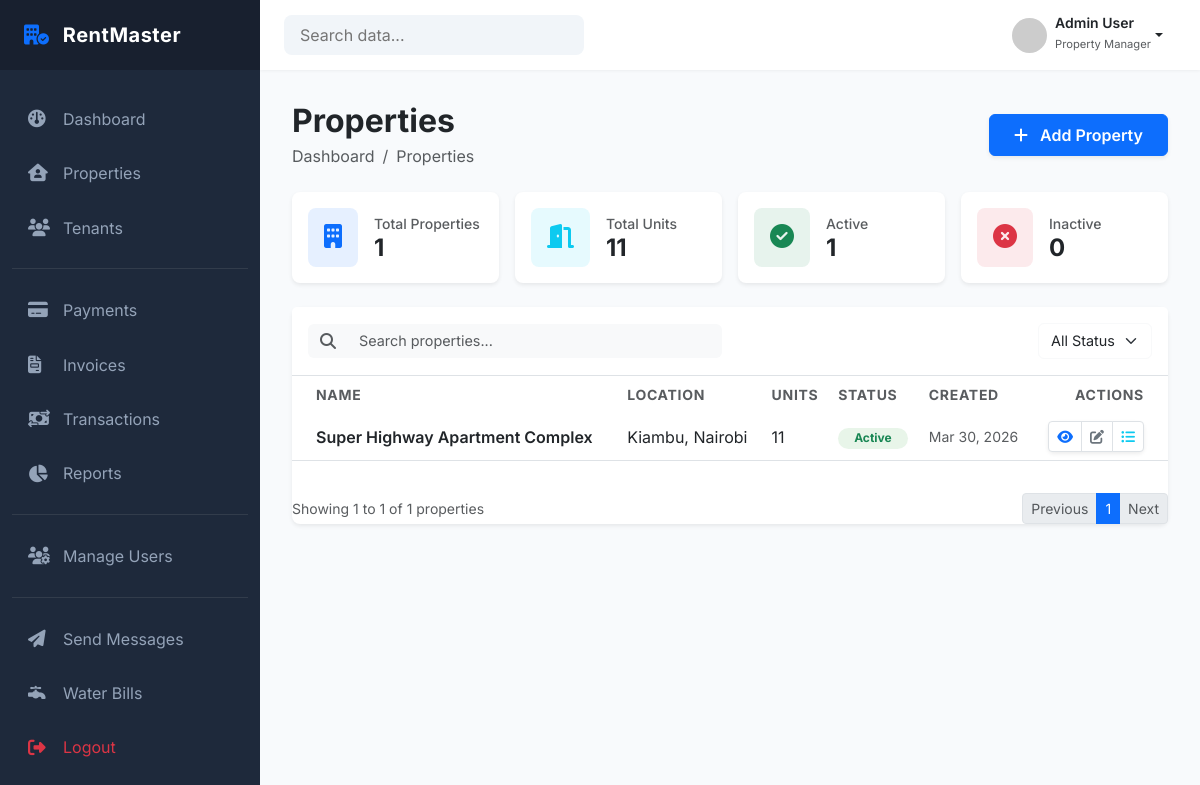
The app's page /properties/ (signed in), older data.
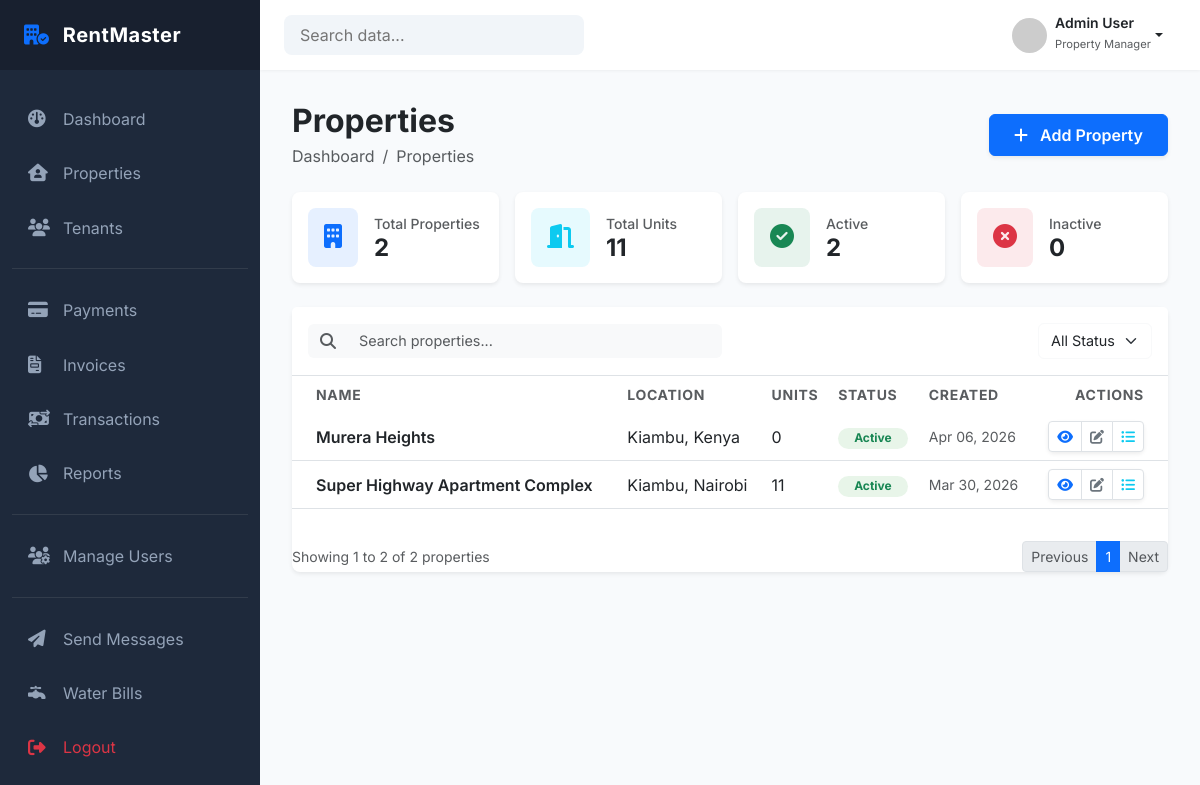
The same page, newer data.
### properties/models.py (models this page shows, shortened)
class Property(models.Model):
    landlord = models.ForeignKey(
        settings.AUTH_USER_MODEL,
        on_delete=models.PROTECT,
        related_name="properties",
        limit_choices_to={"role": "LANDLORD"}
    )
    name = models.CharField(max_length=150)
    description = models.TextField(blank=True)
    address_line_1 = models.CharField(max_length=250)
    address_line_2 = models.CharField(max_length=255, blank=True)
    country = models.CharField(max_length=100)
    county = models.CharField(max_length=100, blank=True)
    postal_code = models.CharField(max_length=20, blank=True)
    is_active = models.BooleanField(default=True)
    created_at = models.DateTimeField(auto_now_add=True)
    updated_at = models.DateTimeField(auto_now=True)
    class Meta:
        constraints = [
            UniqueConstraint(
                fields=["landlord", "name"],
                name="unique_property_name_per_landlord"
            )
        ]
        ordering = ["-created_at"]

### properties/views.py (the view)
# urls.py: path('', property_list, name='property_list'),
@login_required
def property_list(request):
    query = request.GET.get("q")
    page_number = request.GET.get("page")
    status = request.GET.get("status")
    properties = get_properties_for_user(request.user)
    if query:
        properties = properties.filter(
            Q(name__icontains=query) |
            Q(county__icontains=query) |
            Q(country__icontains=query)
        )
    if status == "active":
        properties = properties.filter(is_active=True)
    elif status == "inactive":
        properties = properties.filter(is_active=False)
    paginator = Paginator(properties, 5) # 5 per page
    properties = paginator.get_page(page_number)
    stats = get_property_stats(request.user)
    context = {
        'properties': properties,
        'stats': stats,
    }
    if request.headers.get("HX-Request"):
        return render(
            request,
            "properties/partials/property_table_container.html",
            context
        )
    return render(request, 'properties/property_list.html', context)

### properties/services/property_service.py (called while the page is built)
def get_properties_for_user(user):
    return Property.objects.filter(landlord=user).order_by('-created_at')

def get_property_stats(user):
    properties = Property.objects.filter(landlord=user)
    total_properties = properties.count()
    active_properties = properties.filter(is_active=True).count()
    inactive_properties = properties.filter(is_active=False).count()
    total_units = sum([p.units.count() for p in properties])
    return {
        "total": total_properties,
        "active": active_properties,
        "inactive": inactive_properties,
        "units": total_units,
    }

### templates/properties/property_list.html (shortened to what the changed rows need)
{% extends 'dashboard/base_dashboard.html' %}
{% load static %}
{% block extra_css %}
<link rel="stylesheet" href="{% static 'properties/css/property_list.css' %}">
{% endblock %}
{% block content %}
<div class="container-fluid p-0">
  <div class="d-flex justify-content-between align-items-center mb-4">
    <div>
      <h2 class="fw-bold mb-1">Properties</h2>
    </div>
  </div>
  <div class="row row-cols-1 row-cols-md-2 row-cols-lg-4 g-3 mb-4">
    <div class="col">
      <div class="card border-0 shadow-sm rounded-3 h-100">
        <div class="card-body d-flex align-items-center p-3">
          <div>
            <p class="text-muted small fw-medium mb-0">Total Properties</p>
            <h4 class="fw-bold mb-0">{{ stats.total }}</h4>
          </div>
        </div>
      </div>
    </div>
    <div class="col">
      <div class="card border-0 shadow-sm rounded-3 h-100">
        <div class="card-body d-flex align-items-center p-3">
          <div>
            <p class="text-muted small fw-medium mb-0">Active</p>
            <h4 class="fw-bold mb-0">{{ stats.active }}</h4>
          </div>
        </div>
      </div>
    </div>
  </div>
  <div class="card border-0 shadow-sm rounded-3">
    <div id="property-table-container">
      <div class="table-responsive">
        {% include "properties/partials/property_table_container.html" %}
      </div>
    </div>
  </div>
</div>
{% endblock %}

### templates/properties/partials/property_table_container.html (shortened to what the changed rows need)
<table class="table table-hover align-middle mb-0">
    <thead class="bg-light">
        <tr>
            <th class="ps-4 border-0 text-muted small text-uppercase fw-bold">
            Name
            </th>
            <th class="border-0 text-muted small text-uppercase fw-bold">
            Location
            </th>
            <th class="border-0 text-muted small text-uppercase fw-bold">
            Units
            </th>
            <th class="border-0 text-muted small text-uppercase fw-bold">
            Status
            </th>
            <th class="border-0 text-muted small text-uppercase fw-bold">
            Created
            </th>
            <th
            class="pe-4 border-0 text-muted small text-uppercase fw-bold text-end"
            >
            Actions
            </th>
        </tr>
    </thead>
    <tbody class="border-top-0" id="property-table-body">
        {% for property in properties %}
        <tr>
            <td class="ps-4 fw-semibold text-dark">
                {{ property.name }}
            </td>
            <td>
                {{ property.county }}, {{ property.country }}
            </td>
            <td>
                {{ property.units.count }}
            </td>
            <td>
                {% if property.is_active %}
                <span class="badge rounded-pill bg-success-subtle text-success px-3">
                    Active
                </span>
                {% else %}
                <span class="badge rounded-pill bg-danger-subtle text-danger px-3">
                    Inactive
                </span>
                {% endif %}
            </td>
            <td class="text-muted small">
                {{ property.created_at|date:"M d, Y" }}
            </td>
            <td class="pe-4 text-end">
                <div class="btn-group shadow-sm">
                <a href="{% url 'property_detail' property.id %}" class="btn btn-sm btn-white border text-primary" title="View">
                    <i class="fa-solid fa-eye"></i>
                </a>
                <a href="{% url 'edit_property' property.id %}" class="btn btn-sm btn-white border text-secondary" title="Edit">
                    <i class="fa-solid fa-pen-to-square"></i>
                </a>
                <a href="{% url 'property_units' property.id %}" class="btn btn-sm btn-white border text-info" title="Units">
                    <i class="fa-solid fa-list-ul"></i>
                </a>
                </div>
            </td>
            </tr>
            {% empty %}
            <tr>
            <td colspan="6" class="text-center text-muted py-4">
                No properties found.
            </td>
        </tr>
        {% endfor %}
    </tbody>
</table>
    <nav class="d-flex justify-content-between align-items-center">
        <span class="text-muted small">
            Showing {{ properties.start_index }} to {{ properties.end_index }} of {{ properties.paginator.count }} properties
        </span>
        <ul class="pagination pagination-sm mb-0">
            {% if properties.has_previous %}
            <li class="page-item">
            <a
                class="page-link"
                hx-get="?page={{ properties.previous_page_number }}&q={{ request.GET.q }}"
                hx-target="#property-table-container"
                hx-push-url="true"
            >
                Previous
            </a>
            </li>
            {% else %}
            <li class="page-item disabled">
            </li>
            {% endif %}
            {% for num in properties.paginator.page_range %}
            {% if num == properties.number %}
                <li class="page-item active">
                <span class="page-link">{{ num }}</span>
                </li>
            {% endif %}
            {% endfor %}
            {% if properties.has_next %}
            <li class="page-item">
            <a
                class="page-link"
                hx-get="?page={{ properties.next_page_number }}&q={{ request.GET.q }}"
                hx-target="#property-table-container"
                hx-push-url="true"
            >
                Next
            </a>
            </li>
            {% else %}
            <li class="page-item disabled">
            </li>
            {% endif %}
        </ul>
    </nav>
</div>

Row changes from the older to the newer data that the page shows:
added Property: name "Murera Heights", county "Kiambu", country "Kenya", units.count "0", is_active "Active", created_at "Apr 06, 2026"
Text that changed along with them:
{{ stats.total }}: "1" → "2"
{{ stats.active }}: "1" → "2"
{{ properties.end_index }}: "1" → "2"
{{ properties.paginator.count }}: "1" → "2"
